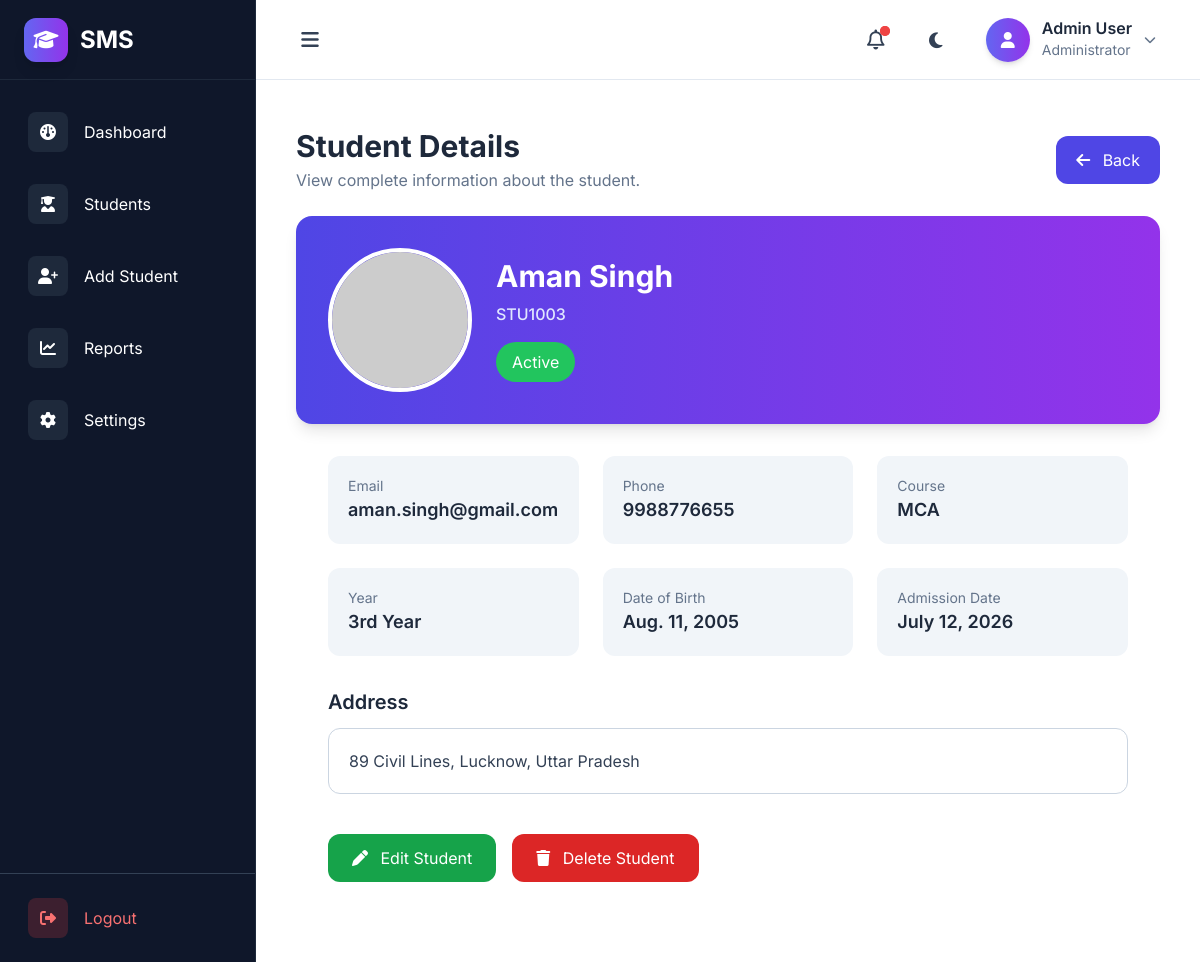
The page /student/7/ on the database its author committed.
### MainApp/models.py (models this page shows, shortened)
class Student(models.Model):
    STATUS_CHOICES = [
        ("Active", "Active"),
        ("Inactive", "Inactive"),
    ]
    YEAR_CHOICES = [
        ('1st Year', '1st Year'),
        ('2nd Year', '2nd Year'),
        ('3rd Year', '3rd Year'),
        ('4th Year', '4th Year'),
    ]
    COURSES = [('BCA','BCA'),('B.Tech','B.Tech'),('MCA','MCA'),('BBA','BBA'),('MBA','MBA')]
    name = models.CharField(max_length=100)
    email = models.EmailField()
    student_id = models.CharField(max_length=20, unique=True)
    photo = models.ImageField(upload_to="students/", blank=True, null=True)
    courses = models.CharField(max_length=50, choices=COURSES)
    phone = models.CharField(max_length=10)
    year = models.CharField(
        max_length=20,
        choices=YEAR_CHOICES,
        default="1st Year"
    )
    date_of_birth = models.DateField()
    created_at = models.DateField(auto_now_add=True)
    status = models.CharField(
        max_length=20,
        choices=STATUS_CHOICES,
        default="Active"
    )
    address = models.TextField(blank=True, null=True)

### MainApp/views.py (the view)
# urls.py: path("student/<int:id>/", views.view_student, name="view_student"),
def view_student(request,id):
    student = Student.objects.get(id=id)
    return render(request, "view_student.html", {"student":student})

### MainApp/templates/view_student.html
{% extends 'base.html' %}
{% block content %}
<div class="max-w-6xl mx-auto px-4 py-4">
    <div class="flex items-center justify-between mb-6">
        <div>
            <h1 class="text-3xl font-bold text-slate-800 dark:text-white">
                Student Details
            </h1>
            <p class="text-slate-500 dark:text-slate-400 mt-1">
                View complete information about the student.
            </p>
        </div>
        <a href="{% url 'students' %}"
            class="px-5 py-3 rounded-xl bg-indigo-600 hover:bg-indigo-700 text-white transition">
            <i class="fa-solid fa-arrow-left mr-2"></i>
            Back
        </a>
    </div>
    <div class="bg-white dark:bg-slate-800 rounded-2xl shadow-lg overflow-hidden">
        <div class="bg-gradient-to-r from-indigo-600 to-purple-600 p-8">
            <div class="flex flex-col md:flex-row items-center gap-6">
                {% if student.photo %}
                <img src="{{ student.photo.url }}" class="w-36 h-36 rounded-full border-4 border-white object-cover">
                {% else %}
                <img src="https://ui-avatars.com/api/?name={{ student.name }}"
                    class="w-36 h-36 rounded-full border-4 border-white">
                {% endif %}
                <div class="text-center md:text-left">
                    <h2 class="text-3xl font-bold text-white">
                        {{ student.name }}
                    </h2>
                    <p class="font-sm font-medium text-indigo-100 mt-2">
                        {{ student.student_id }}
                    </p>
                    <span class="inline-block mt-4 px-4 py-2 rounded-full  {% if student.status == 'Active' %}
                    bg-green-500 text-white
                    {% else %}
                    bg-red-500 text-white
                    {% endif %}">
                        {{ student.status }}</span>
                </div>
            </div>
        </div>
    </div>
    <div class="p-8">
        <div class="grid grid-cols-1 md:grid-cols-2 lg:grid-cols-3 gap-6">
            <div class="bg-slate-100 dark:bg-slate-700 p-5 rounded-xl">
                <p class="text-sm text-slate-500">Email</p>
                <h3 class="font-semibold text-lg dark:text-white">
                    {{ student.email }}
                </h3>
            </div>
            <div class="bg-slate-100 dark:bg-slate-700 p-5 rounded-xl">
                <p class="text-sm text-slate-500">Phone</p>
                <h3 class="font-semibold text-lg dark:text-white">
                    {{ student.phone }}
                </h3>
            </div>
            <div class="bg-slate-100 dark:bg-slate-700 p-5 rounded-xl">
                <p class="text-sm text-slate-500">Course</p>
                <h3 class="font-semibold text-lg dark:text-white">
                    {{ student.courses }}
                </h3>
            </div>
            <div class="bg-slate-100 dark:bg-slate-700 p-5 rounded-xl">
                <p class="text-sm text-slate-500">Year</p>
                <h3 class="font-semibold text-lg dark:text-white">
                    {{ student.year }}
                </h3>
            </div>
            <div class="bg-slate-100 dark:bg-slate-700 p-5 rounded-xl">
                <p class="text-sm text-slate-500">Date of Birth</p>
                <h3 class="font-semibold text-lg dark:text-white">
                    {{ student.date_of_birth }}
                </h3>
            </div>
            <div class="bg-slate-100 dark:bg-slate-700 p-5 rounded-xl">
                <p class="text-sm text-slate-500">Admission Date</p>
                <h3 class="font-semibold text-lg dark:text-white">
                    {{ student.created_at }}
                </h3>
            </div>
        </div>
        <div class="mt-8">
            <h3 class="text-xl font-semibold mb-3 dark:text-white ">Address</h3>
            <div class="border border-slate-300 dark:border-slate-600 bg-white dark:bg-slate-700 rounded-xl p-5">
                <p class="text-slate-700 dark:text-white">{{ student.address }}</p>
            </div>
        </div>
        <div class="mt-10 flex gap-4">
            <a href="#"
                class="px-6 py-3 rounded-xl bg-green-600 hover:bg-green-700 text-white">
                <i class="fa-solid fa-pen mr-2"></i>
                Edit Student
            </a>
            <a href="#"
                class="px-6 py-3 rounded-xl bg-red-600 hover:bg-red-700 text-white">
                <i class="fa-solid fa-trash mr-2"></i>
                Delete Student
            </a>
        </div>
    </div>
</div>
{% endblock %}

### MainApp/static/src/style.css (style rules this page uses)
* { transition: background-color 0.4s ease, color 0.4s ease, border-color 0.4s ease, box-shadow 0.4s ease; }
html { scroll-behavior: smooth; }
body { font-family: "Inter", sans-serif; background: #f8fafc; color: #0f172a; }

### rows shown on the page
Student: name "Aman Singh", student_id "STU1003", status "Active", email "aman.singh@gmail.com", phone "9988776655", courses "MCA", year "3rd Year", date_of_birth "Aug. 11, 2005", created_at "July 12, 2026", address "89 Civil Lines, Lucknow, Uttar Pradesh"
